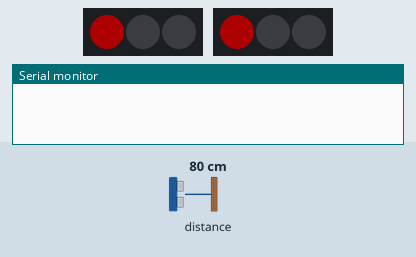
The sketch below on a simulated Arduino Uno, built with avr-gcc and run on an emulated ATmega328P. Shown: 2 × 3 RGB LEDs in strip order, left to right, the last lines printed to the serial monitor. The test bench sets the inputs (shaded band); at power-on: distance to the obstacle 80 cm. Dim RGB values are drawn brighter than linear.

Above: at 1.2 s.
1.3 s: distance to the obstacle set to 2 cm
At 6.5 s:
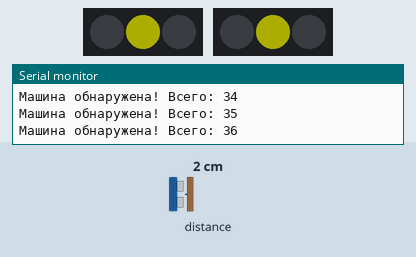
At 8.7 s:
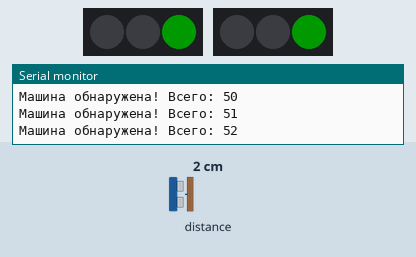
Timing chart, 0 to 10.2 s (numbered marks = the images above; inputs shaded):
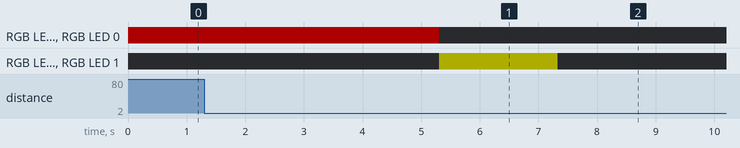

Measured:
- after the input at 1.3 s, RGB LED 0, RGB LED 0: RGB(50, 0, 0) → off after 4.0 s; RGB LED 1, RGB LED 1: off → RGB(50, 50, 0) after 4.0 s, → off 2.0 s later

The sketch:

Svetofor.ino
```cpp
#include <FastLED.h>
#include <Wire.h>
#define LED_PIN     15
#define LED_PIN2    14
#define NUM_LEDS    3
#define BRIGHTNESS  50
#include <VL53L0X.h>
VL53L0X lox;
CRGB leds[NUM_LEDS];

// Переменные для подсчета машин
int count = 0;
unsigned long lastResetTime = 0;
const unsigned long resetInterval = 60000;
unsigned long lastDetectionTime = 0;
const unsigned long carCooldown = 0;

// Состояние светофора
enum TrafficLightState { RED, YELLOW_AFTER_RED, GREEN, YELLOW_AFTER_GREEN };
TrafficLightState currentState = RED;
unsigned long stateStartTime;

// Интервалы светофора
unsigned long redDuration = 15000;
unsigned long yellowDuration = 2000;
unsigned long greenDuration = 15000;
unsigned long highTrafficRedDuration = 5000;
unsigned long highTrafficGreenDuration = 20000;

void setup() {
  FastLED.addLeds<NEOPIXEL, LED_PIN>(leds, NUM_LEDS);
  FastLED.addLeds<NEOPIXEL, LED_PIN2>(leds, NUM_LEDS);
  FastLED.setBrightness(BRIGHTNESS);
  Wire.begin();
  lox.init();
  lox.setTimeout(500);
  lox.setMeasurementTimingBudget(200000);
  Serial.begin(115200);
  lastResetTime = millis();
  stateStartTime = millis();
}

void loop() {
  unsigned long currentTime = millis();

  if (currentTime - lastDetectionTime > carCooldown) {
    float dist = lox.readRangeSingleMillimeters();
    if (dist < 60) {
      count++;
      lastDetectionTime = currentTime;
      Serial.print("Машина обнаружена! Всего: ");
      Serial.println(count);

      delay(100);
    }
  }

  if (currentTime - lastResetTime >= resetInterval) {
    Serial.print("Сброс счетчика. Было машин: ");
    Serial.println(count);
    count = 0;
    lastResetTime = currentTime;
  }


  bool highTraffic = (count >= 4);
  unsigned long currentRedDuration = highTraffic ? highTrafficRedDuration : redDuration;
  unsigned long currentGreenDuration = highTraffic ? highTrafficGreenDuration : greenDuration;

  // 4. Управление светофором
  switch(currentState) {
    case RED:
      leds[0] = CRGB::Red;
      leds[1] = CRGB::Black;
      leds[2] = CRGB::Black;
      if (currentTime - stateStartTime >= currentRedDuration) {
        currentState = YELLOW_AFTER_RED;
        stateStartTime = currentTime;
      }
      break;

    case YELLOW_AFTER_RED:
      leds[0] = CRGB::Black;
      leds[1] = CRGB::Yellow;
      leds[2] = CRGB::Black;
      if (currentTime - stateStartTime >= yellowDuration) {
        currentState = GREEN;
        stateStartTime = currentTime;
      }
      break;

    case GREEN:
      leds[0] = CRGB::Black;
      leds[1] = CRGB::Black;
      leds[2] = CRGB::Green;
      if (currentTime - stateStartTime >= currentGreenDuration) {
        currentState = YELLOW_AFTER_GREEN;
        stateStartTime = currentTime;
      }
      break;

    case YELLOW_AFTER_GREEN:
      leds[0] = CRGB::Black;
      leds[1] = CRGB::Yellow;
      leds[2] = CRGB::Black;
      if (currentTime - stateStartTime >= yellowDuration) {
        currentState = RED;
        stateStartTime = currentTime;
      }
      break;
  }

  FastLED.show();
  delay(10);
}
```
